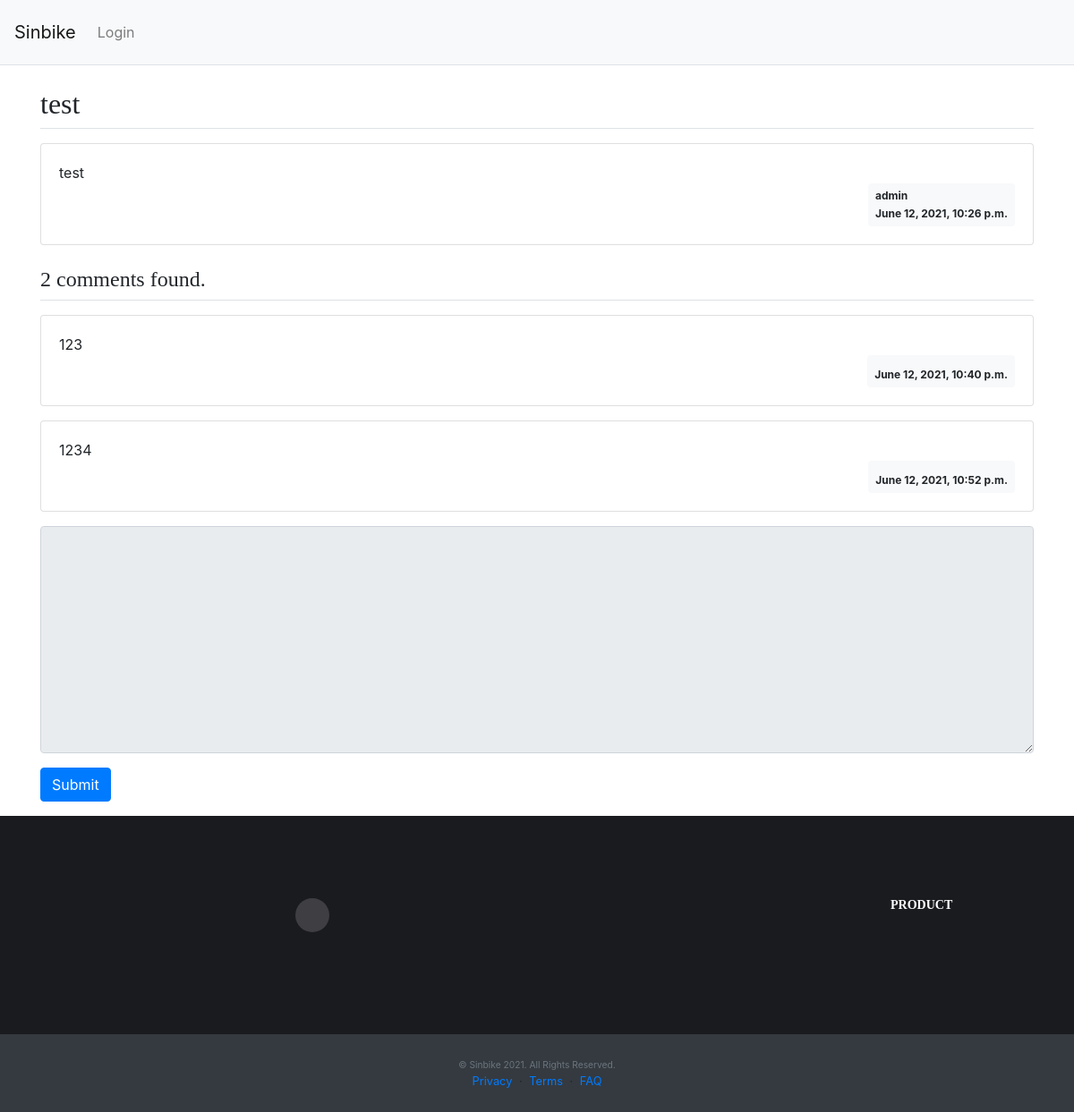
Page /support/113/ on the committed database.
### sinbike_CX/models.py (models this page shows)
class Question(models.Model):
    subject = models.CharField(max_length=200)
    content = models.TextField()
    create_date = models.DateTimeField()
    author = models.ForeignKey(User, on_delete=models.CASCADE)
    modify_date = models.DateTimeField(null=True, blank=True)

class Answer(models.Model):
    question = models.ForeignKey(Question, on_delete=models.CASCADE)
    content = models.TextField()
    create_date = models.DateTimeField()
    author = models.ForeignKey(User, on_delete=models.CASCADE, null=True)
    modify_date = models.DateTimeField(null=True, blank=True)

### sinbike_CX/views.py (the view)
# urls.py: path('<int:question_id>/', views.detail, name='detail'),
def detail(request, question_id):
    question = get_object_or_404(Question, pk=question_id)
    context = {'question': question}
    return render(request, 'sinbike_CX/question_detail.html', context)

### templates/sinbike_CX/question_detail.html (shortened to what this page needs)
{% extends 'base.html' %}
{% load static %}
{% block content %}
<div class="container my-3">
    <h2 class="border-bottom py-2">{{ question.subject }}</h2>
    <div class="card my-3">
        <div class="card-body">
            <div class="card-text" style="white-space: pre-line;">{{ question.content }}</div>
            <div class="d-flex justify-content-end">
                <div class="d-flex justify-content-end">
                    <div class="badge badge-light p-2 text-left">
                        <div class="mb-2">{{ question.author.username }}</div>
                        <div>{{ question.create_date }}</div>
                    </div>
                </div>
            </div>
        </div>
    </div>
    <h4 class="border-bottom my-3 py-2">{{question.answer_set.count}} comments found.</h4>
    {% for answer in question.answer_set.all %}
    <div class="card my-3">
        <div class="card-body">
            <div class="card-text" style="white-space: pre-line;">{{ answer.content }}</div>
            <div class="d-flex justify-content-end">
                <div class="badge badge-light p-2 text-left">
                    <div>{{ answer.create_date }}</div>
                </div>
            </div>
        </div>
    </div>
    {% endfor %}
    <form action="{% url 'support:answer_create' question.id %}" method="post" class="my-3">
        <div class="form-group">
            <textarea {% if not user.is_authenticated %}disabled{% endif %}
            name="content" id="content" class="form-control" rows="10"></textarea>
        </div>
        <input type="submit" value="Submit" class="btn btn-primary">
    </form>
</div>
{% endblock %}

### static/style.css (style rules this page uses)
.container { width: 100%; padding-right: 15px; padding-left: 15px; margin-right: auto; margin-left: auto; }
body { margin: 0; font-family: -apple-system,BlinkMacSystemFont,"Segoe UI",Roboto,"Helvetica Neue",Arial,"Noto Sans",sans-serif,"Apple Color Emoji","Segoe UI Emoji","Segoe UI Symbol","Noto Color Emoji"; font-size: 1rem; font-weight: 400; line-height: 1.5; color: #212529; text-align: left; background-color: #fff; }

### static/main.css (style rules this page uses)
h1, h2, h3, h4, h5, h6 { font-family: "Playfair Display", Georgia, "Times New Roman", serif; }
.border-bottom { border-bottom: 1px solid #e5e5e5; }

### rows in the picture
Question: subject "test", content "test", author.username "admin", create_date "June 12, 2021, 10:26 p.m.", answer_set.count "2"
Answer: content "123", create_date "June 12, 2021, 10:40 p.m."
Answer: content "1234", create_date "June 12, 2021, 10:52 p.m."
